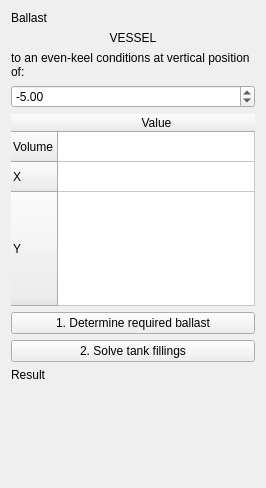
<?xml version="1.0" encoding="UTF-8"?>
<ui version="4.0">
 <class>BallastSolver</class>
 <widget class="QWidget" name="BallastSolver">
  <property name="geometry">
   <rect>
    <x>0</x>
    <y>0</y>
    <width>266</width>
    <height>488</height>
   </rect>
  </property>
  <property name="sizePolicy">
   <sizepolicy hsizetype="Preferred" vsizetype="Minimum">
    <horstretch>0</horstretch>
    <verstretch>0</verstretch>
   </sizepolicy>
  </property>
  <property name="windowTitle">
   <string>Form</string>
  </property>
  <property name="locale">
   <locale language="English" country="UnitedStates"/>
  </property>
  <layout class="QVBoxLayout" name="verticalLayout">
   <item>
    <widget class="QLabel" name="label_3">
     <property name="text">
      <string>Ballast</string>
     </property>
    </widget>
   </item>
   <item>
    <widget class="QLabel" name="label_4">
     <property name="text">
      <string>VESSEL</string>
     </property>
     <property name="alignment">
      <set>Qt::AlignCenter</set>
     </property>
    </widget>
   </item>
   <item>
    <widget class="QLabel" name="label_2">
     <property name="text">
      <string>to an even-keel conditions at vertical position of:</string>
     </property>
     <property name="wordWrap">
      <bool>true</bool>
     </property>
    </widget>
   </item>
   <item>
    <widget class="QDoubleSpinBox" name="doubleSpinBox">
     <property name="minimum">
      <double>-99999999999999.000000000000000</double>
     </property>
     <property name="maximum">
      <double>99999999999999.000000000000000</double>
     </property>
     <property name="singleStep">
      <double>0.250000000000000</double>
     </property>
     <property name="value">
      <double>-5.000000000000000</double>
     </property>
    </widget>
   </item>
   <item>
    <widget class="QTableWidget" name="tableWidget">
     <property name="sizePolicy">
      <sizepolicy hsizetype="Expanding" vsizetype="Maximum">
       <horstretch>0</horstretch>
       <verstretch>0</verstretch>
      </sizepolicy>
     </property>
     <property name="frameShape">
      <enum>QFrame::NoFrame</enum>
     </property>
     <property name="editTriggers">
      <set>QAbstractItemView::NoEditTriggers</set>
     </property>
     <property name="alternatingRowColors">
      <bool>false</bool>
     </property>
     <property name="showGrid">
      <bool>true</bool>
     </property>
     <attribute name="horizontalHeaderStretchLastSection">
      <bool>true</bool>
     </attribute>
     <attribute name="verticalHeaderStretchLastSection">
      <bool>true</bool>
     </attribute>
     <row>
      <property name="text">
       <string>Volume</string>
      </property>
     </row>
     <row>
      <property name="text">
       <string>X</string>
      </property>
     </row>
     <row>
      <property name="text">
       <string>Y</string>
      </property>
     </row>
     <column>
      <property name="text">
       <string>Value</string>
      </property>
     </column>
    </widget>
   </item>
   <item>
    <widget class="QPushButton" name="pushButton">
     <property name="text">
      <string>1. Determine required ballast</string>
     </property>
    </widget>
   </item>
   <item>
    <widget class="QPushButton" name="pushButton_2">
     <property name="text">
      <string>2. Solve tank fillings</string>
     </property>
    </widget>
   </item>
   <item>
    <widget class="QLabel" name="label_5">
     <property name="text">
      <string>Result</string>
     </property>
    </widget>
   </item>
   <item>
    <spacer name="verticalSpacer">
     <property name="orientation">
      <enum>Qt::Vertical</enum>
     </property>
     <property name="sizeHint" stdset="0">
      <size>
       <width>20</width>
       <height>40</height>
      </size>
     </property>
    </spacer>
   </item>
  </layout>
 </widget>
 <resources/>
 <connections/>
</ui>
